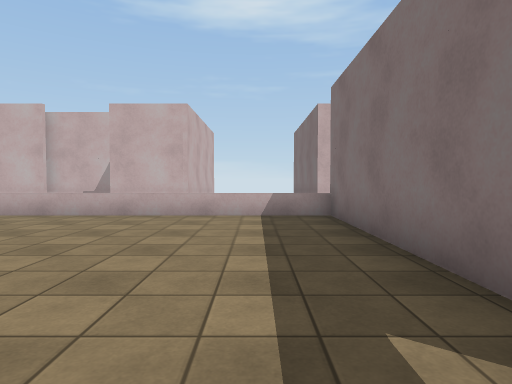
view 1 (above)

16 first-person views from a walk through a Unity game level. The camera is 1.3 m above the floor, tilts 2° down and sees 75° across. The floor is counted in squares, 1.7 m on a side. Each view is taken from the middle of a square. On the plan, view 1 faces up. The plan holds only what a view shows up to about 11 squares ahead; the rest is blank. The place goes on beyond the plan. The player is left out. Surface patterns are stand-ins for the level's own textures.

view 2
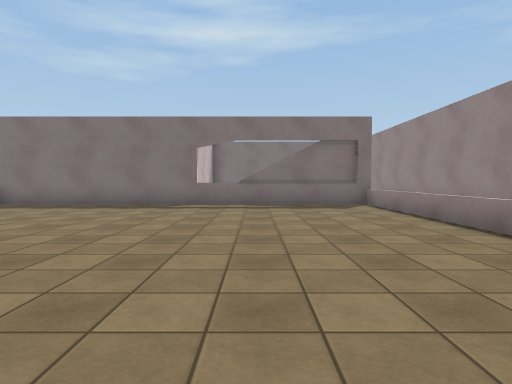

view 3
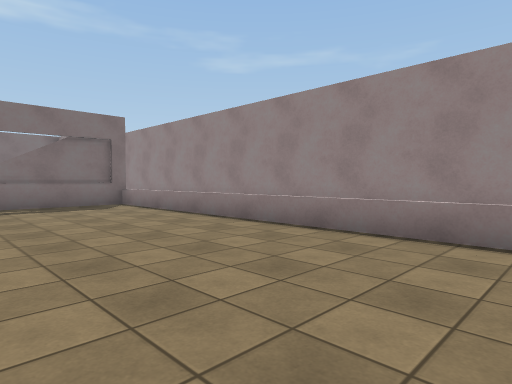

view 4
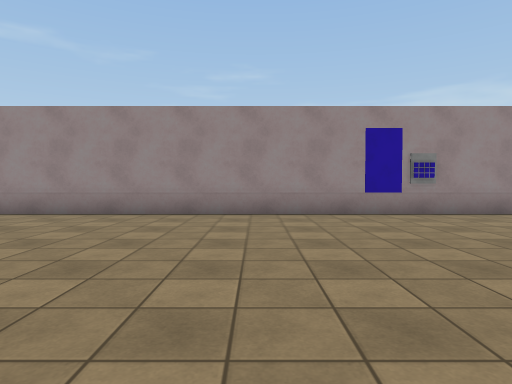

view 5
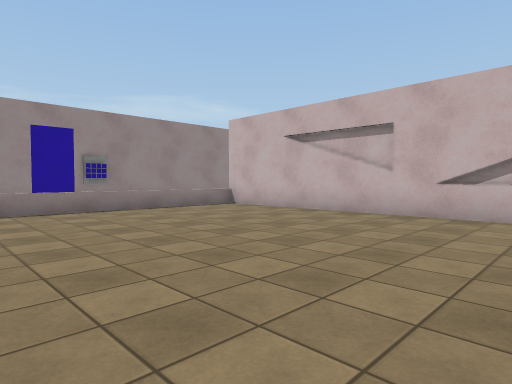

view 6
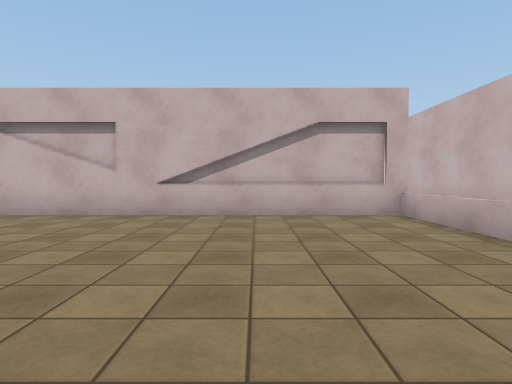

view 7
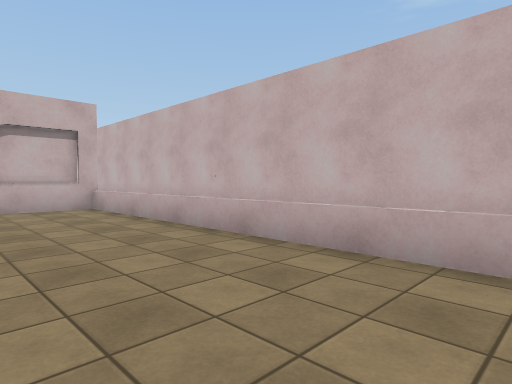

view 8
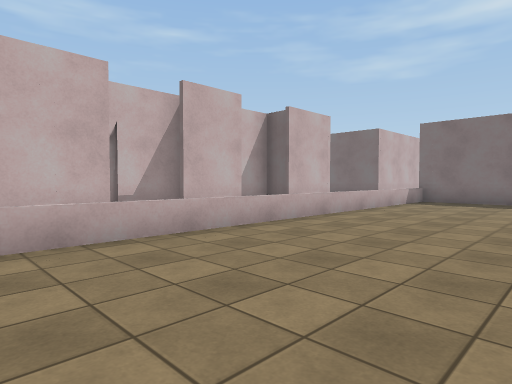

view 9
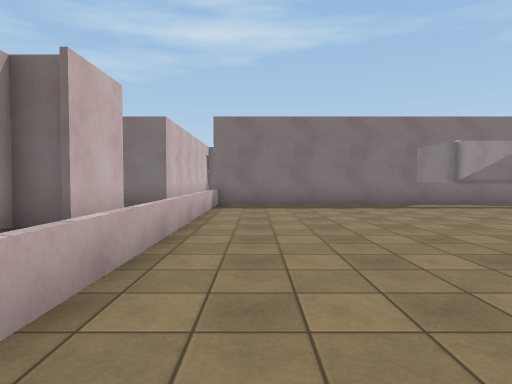

view 10
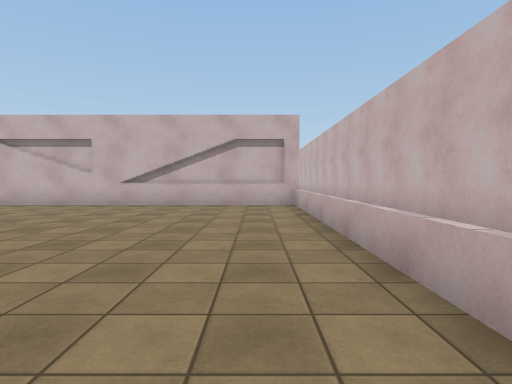

view 11
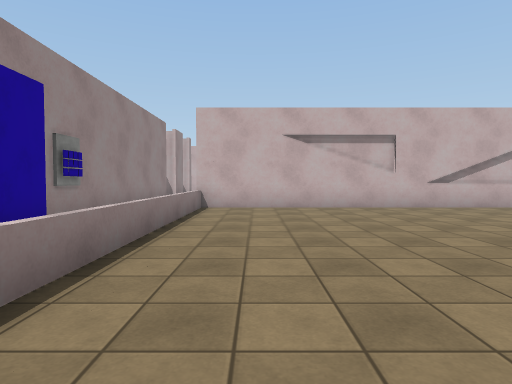

view 12
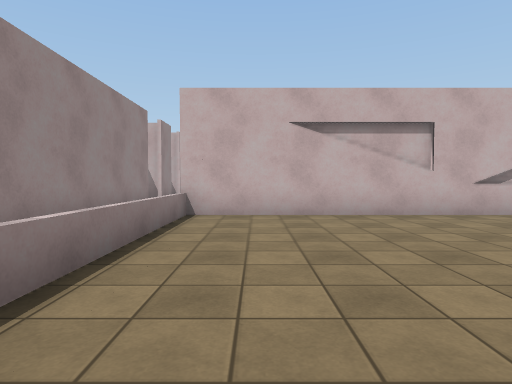

view 13
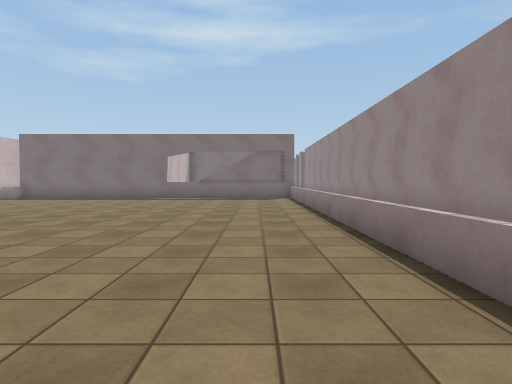

view 14
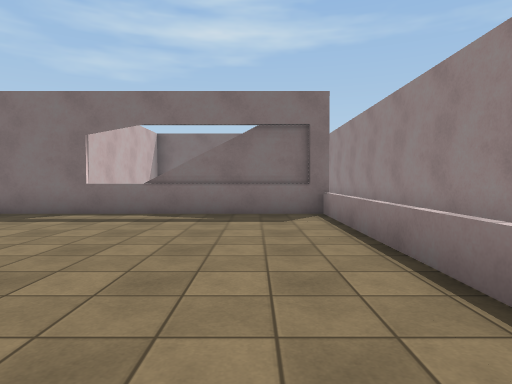

view 15
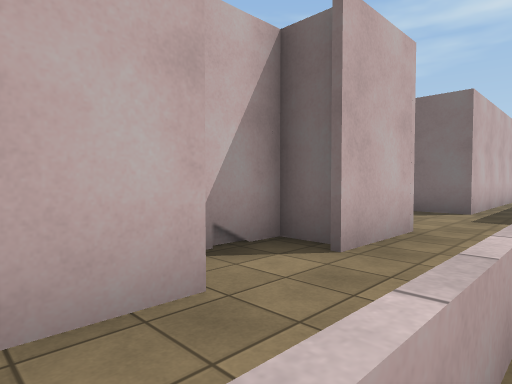

view 16
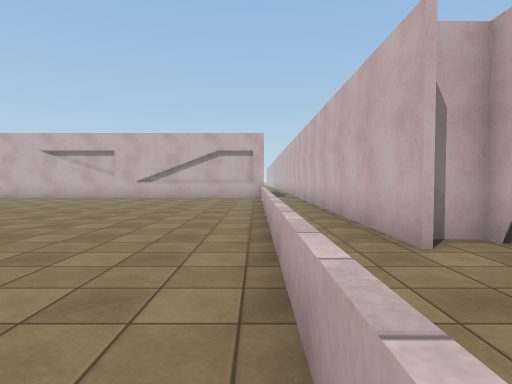

### Floor plan
Points are (right, up) in squares from view 1. A wall is a line through its corners. A room is listed if a view was taken in it or the views show most of it. See-through windows are left out.
Room 1 (views 1, 2, 3, 4, 5, 6, 7, 8, 9, 10, 11, 12, 13, 14, 15, 16)
walls: (-8.6, 8.9) (-22.5, 8.9); (-5.6, 8.9) (-7.2, 8.9); (-9.3, 10) (-9.3, 9.2); (-6.5, 10) (-8.2, 10); (-3.6, 9.1) (-3.6, 10) (-6.2, 10); (-1.8, 10.5) (-1.8, 8.9) (-3.9, 8.9); (-19.4, 7.2) (-19.4, -4.5); (1.6, -4.5) (1.6, 7.2); (-20.9, -6.2) (4, -6.2); (4.5, 8.9) (1.6, 8.9) (1.6, 10.5)
low walls: (-18.9, 7.2) (-19.4, 7.2); (1.6, 7.2) (0.9, 7.2); (0.9, -4.5) (1.6, -4.5); (-19.4, -4.5) (-17.9, -4.5)

Positions as (right, up) in squares from view 1, and headings:
1: (0, 0), facing up
2: (-9, -1), facing right
3: (-9, 0), facing down-right
4: (-11, 3), facing down
5: (-12, 4), facing down-left
6: (-12, 4), facing left
7: (-10, 4), facing up-left
8: (-11, 3), facing up-right
9: (-9, 6), facing right
10: (-9, 6), facing left
11: (-10, -3), facing left
12: (-12, -3), facing left
13: (-13, -3), facing right
14: (-6, -3), facing right
15: (-7, 7), facing up-right
16: (-5, 7), facing left
